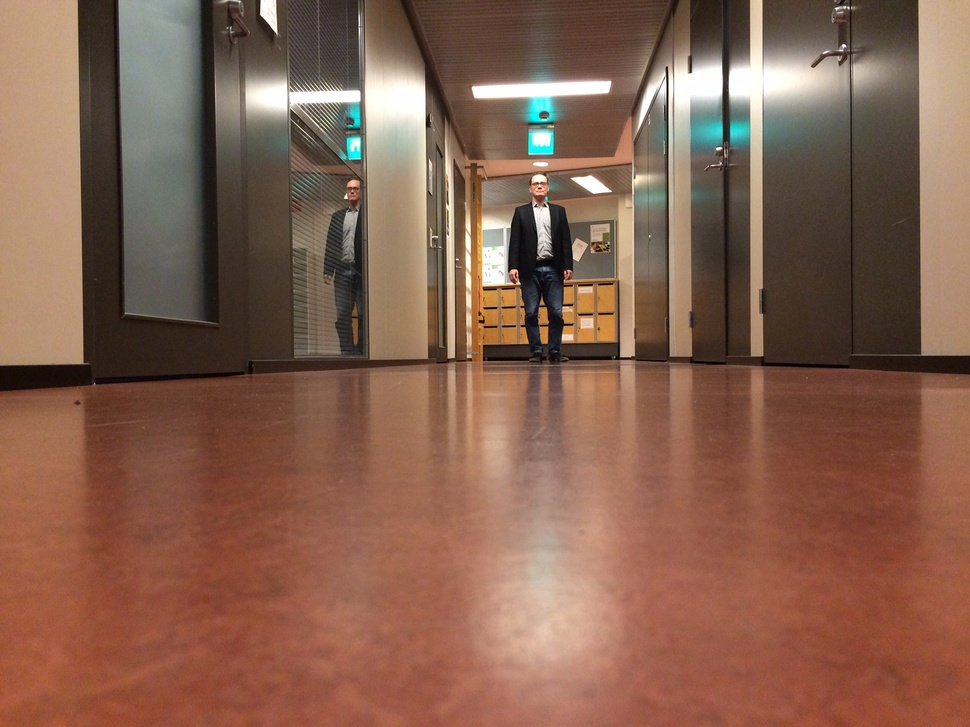
#> input picture code/person1.jpg, 970 x 727 px, shrunk from 1632 x 1224 before the run
$ python conv_example.py
#> lines starting #> are read from the running program, lines starting #| are printed output that depends on the picture
# -*- coding: utf-8 -*-
"""
Created on Mon Feb  5 11:05:19 2018

@author: hehu
"""

import numpy as np
from scipy.signal import convolve2d
import cv2
import matplotlib.pyplot as plt

x = cv2.imread("person1.jpg")
#> x is the input picture: shape (727, 970, 3); mean B, G, R 79.7, 97.5, 133.9
x = np.mean(x, axis = -1)
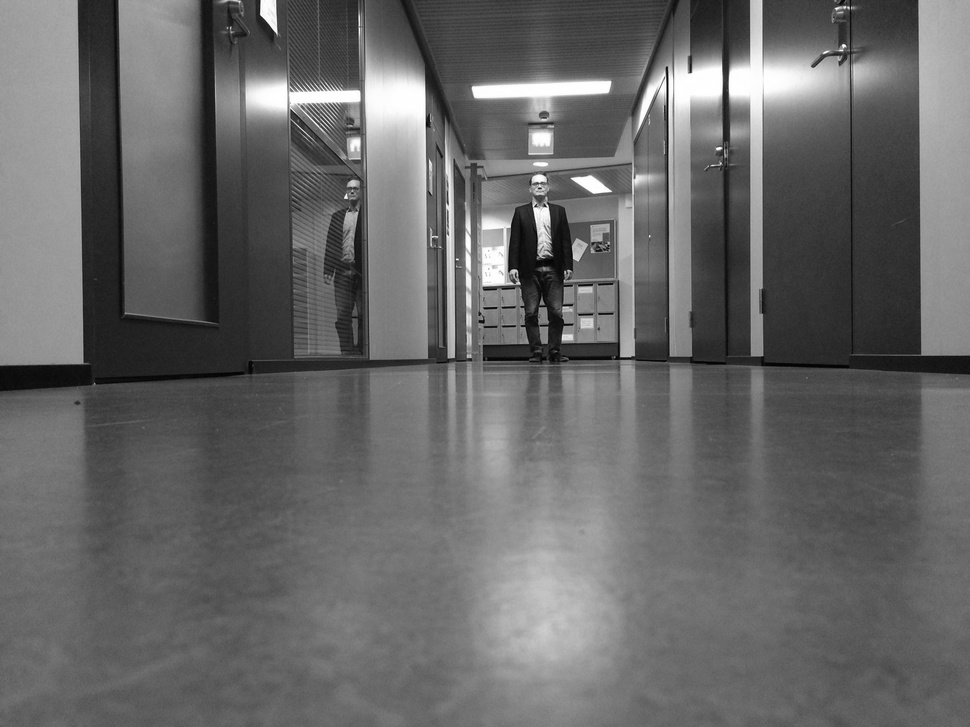
#> x: shape (727, 970) float64; min 1, max 255, mean 103.7

w = np.array([[0,1,1], [0,1,1], [0,1,1]])
w = w - np.mean(w)
y = convolve2d(x, w)
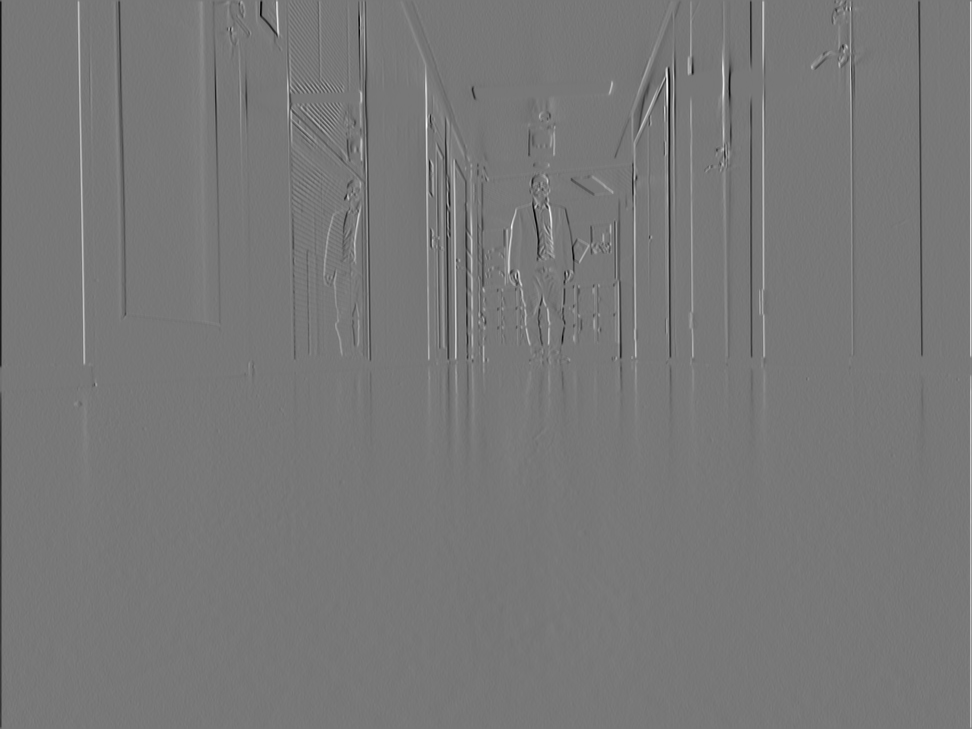
#> y: shape (729, 972) float64; min -364, max 408.6, mean 0; drawn with min black and max white

fig, ax = plt.subplots(1, 2, sharex = True, sharey = True)
ax[0].imshow(x, cmap = 'gray')
ax[1].imshow(y, cmap = 'gray')

plt.show()
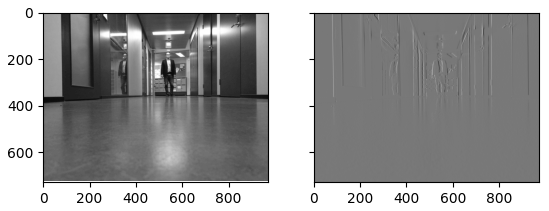
#> figure drawn by matplotlib, 2 panels

$ run again, with code/hh.jpg copied over code/person1.jpg
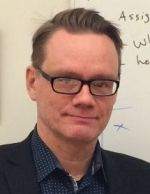
#> input picture code/hh.jpg, 150 x 194 px
#> x is the input picture: shape (194, 150, 3); mean B, G, R 120.3, 132.3, 157.1
#> x: shape (194, 150) float64
#> `y = convolve2d(x, w)`:
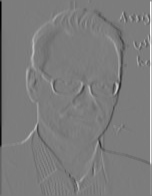
#> y: shape (196, 152) float64; min -430.7, max 450.3, mean 0; drawn with min black and max white
#> `plt.show()`:
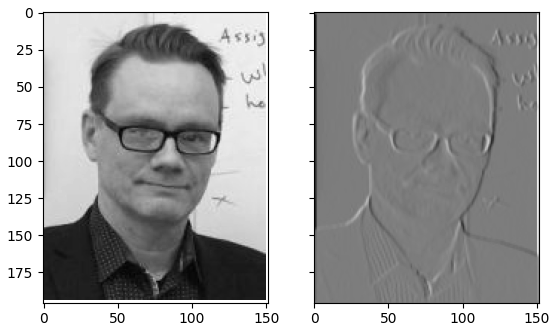
#> figure drawn by matplotlib, 2 panels
